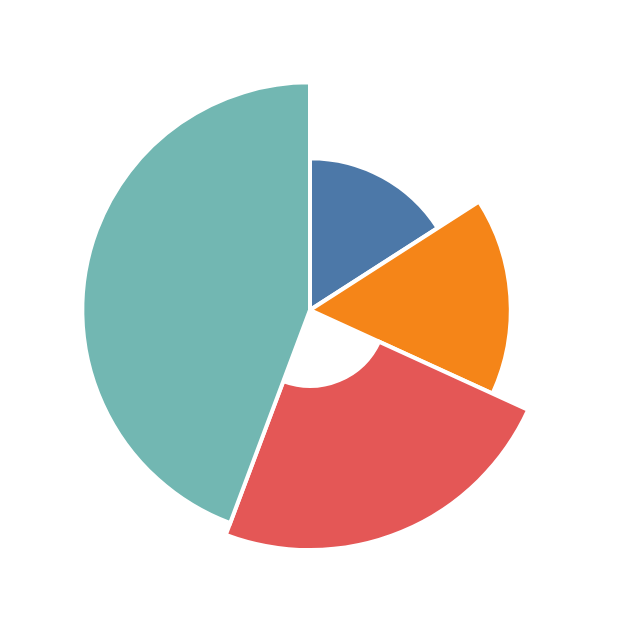

Source (Vega-Lite JSON):
### Vega specification from a JSON file in a GitHub repository (floating-point values rounded to 4 significant figures)
{"$schema": "https://vega.github.io/schema/vega/v6.json", "width": 300, "height": 300, "padding": 5, "autosize": "none", "background": "white", "data": [{"name": "t", "values": [{"i": 0, "a0": 0, "a1": 1, "ir": 0, "or": 40}, {"i": 1, "a0": 1, "a1": 2, "ir": 0, "or": 70}, {"i": 2, "a0": 2, "a1": 3.5, "ir": 10, "or": 100}, {"i": 3, "a0": 3.5, "a1": 6.283, "ir": 0, "or": 90}]}], "scales": [{"name": "c", "type": "ordinal", "domain": {"data": "t", "field": "i"}, "range": "category"}, {"name": "r", "type": "sqrt", "domain": [0, 100], "range": [0, 120]}], "marks": [{"type": "arc", "from": {"data": "t"}, "encode": {"update": {"x": {"value": 150}, "y": {"value": 150}, "startAngle": {"field": "a0"}, "endAngle": {"field": "a1"}, "innerRadius": {"scale": "r", "field": "ir"}, "outerRadius": {"scale": "r", "field": "or"}, "fill": {"scale": "c", "field": "i"}, "stroke": {"value": "white"}, "strokeWidth": {"value": 2}}}}]}
